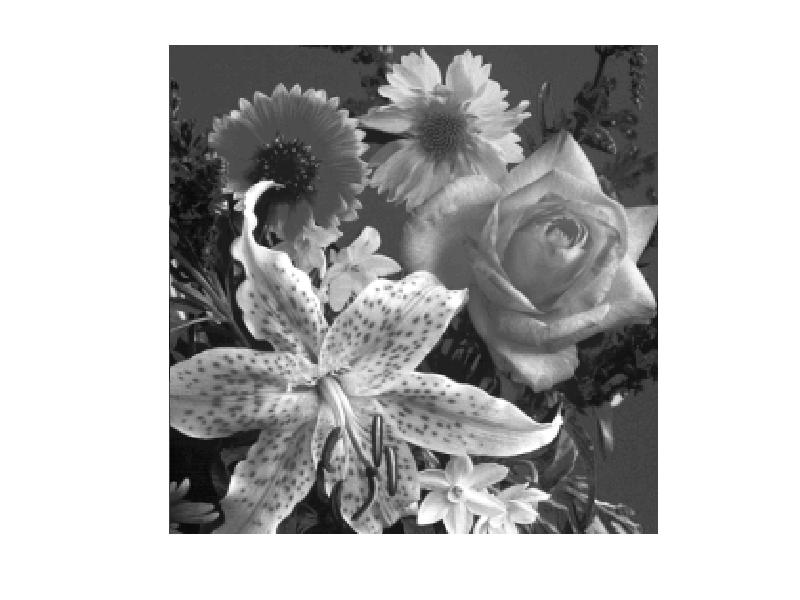
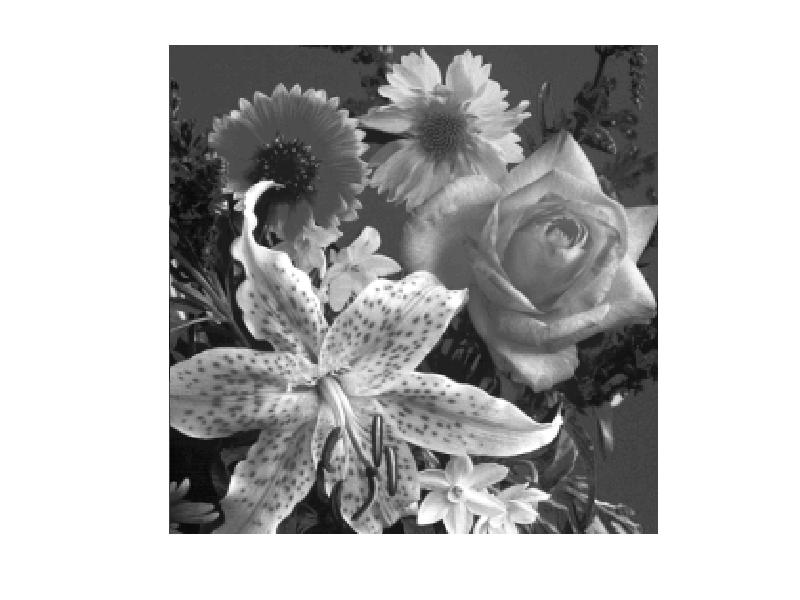

MATLAB code for these plots, in order:
clc;
close all;
clear;

Im=load('Eikona1.mat');
Id=Im.flower;
I=im2uint8(Id);
figure
imshow(I);

block_size=16;
%Plithos block ana diastash
dimensions1=round(size(I,1)/block_size);
dimensions2=round(size(I,2)/block_size);
blockCounter=dimensions1*dimensions2;

% Pseudotuxaioi-Kleidia antistoixishs block watermark sta block ths eikonas
blockIndex = randperm(dimensions1*dimensions2);

%%Dhmiourgia deiktwn block Ydatografhmatos
colsWaterBlockIndex=mod((blockIndex-1),dimensions2);
rowsWaterBlockIndex=zeros(1,length(blockIndex));

if block_size==32
    for i=1 : length(blockIndex)
            if (blockIndex(i)>=1 && blockIndex(i)<=8)
                rowsWaterBlockIndex(i)=0;
            elseif blockIndex(i)>=9 && blockIndex(i)<=16
                rowsWaterBlockIndex(i)=1;
            elseif blockIndex(i)>=17 && blockIndex(i)<=24
                rowsWaterBlockIndex(i)=2;
            elseif blockIndex(i)>=25 && blockIndex(i)<=32
                rowsWaterBlockIndex(i)=3;
            elseif blockIndex(i)>=33 && blockIndex(i)<=40
                rowsWaterBlockIndex(i)=4;
            elseif blockIndex(i)>=41 && blockIndex(i)<=48
                rowsWaterBlockIndex(i)=5;
            elseif blockIndex(i)>=49 && blockIndex(i)<=56
                rowsWaterBlockIndex(i)=6;
            else blockIndex(i)>=57;
                rowsWaterBlockIndex(i)=7;
            end
    end
    %%%Dhmiourgia deiktwn block Arxikhs Eikonas
    rowsImageBlockIndex=[zeros(1,dimensions1), ones(1,dimensions1),2*ones(1,dimensions1),3*ones(1,dimensions1),4*ones(1,dimensions1),5*ones(1,dimensions1),6*ones(1,dimensions1),7*ones(1,dimensions1)];
    colsImageBlockIndex=[0:1:(dimensions1-1),0:1:(dimensions1-1),0:1:(dimensions1-1),0:1:(dimensions1-1),0:1:(dimensions1-1),0:1:(dimensions1-1),0:1:(dimensions1-1),0:1:(dimensions1-1)];
else
   for i=1 : length(blockIndex)
        if blockIndex(i)>=1 && blockIndex(i)<=16
            rowsWaterBlockIndex(i)=0;
        elseif blockIndex(i)>=17 && blockIndex(i)<=32
            rowsWaterBlockIndex(i)=1;
        elseif blockIndex(i)>=33 && blockIndex(i)<=48
            rowsWaterBlockIndex(i)=2;
        elseif blockIndex(i)>=49 && blockIndex(i)<=64
            rowsWaterBlockIndex(i)=3;
        elseif blockIndex(i)>=65 && blockIndex(i)<=80
            rowsWaterBlockIndex(i)=4;
        elseif blockIndex(i)>=81 && blockIndex(i)<=96
            rowsWaterBlockIndex(i)=5;
        elseif blockIndex(i)>=97 && blockIndex(i)<=112
            rowsWaterBlockIndex(i)=6;
        elseif blockIndex(i)>=113 && blockIndex(i)<=128
            rowsWaterBlockIndex(i)=7;
        elseif blockIndex(i)>=129 && blockIndex(i)<=144
            rowsWaterBlockIndex(i)=8;
        elseif blockIndex(i)>=145 && blockIndex(i)<=160
            rowsWaterBlockIndex(i)=9;
        elseif blockIndex(i)>=161 && blockIndex(i)<=176
            rowsWaterBlockIndex(i)=10;
        elseif blockIndex(i)>=177 && blockIndex(i)<=192
            rowsWaterBlockIndex(i)=11;
        elseif blockIndex(i)>=193 && blockIndex(i)<=208
            rowsWaterBlockIndex(i)=12;
        elseif blockIndex(i)>=209 && blockIndex(i)<=224
            rowsWaterBlockIndex(i)=13;
        elseif blockIndex(i)>=225 && blockIndex(i)<=240
            rowsWaterBlockIndex(i)=14;
        else blockIndex(i)>=241;
            rowsWaterBlockIndex(i)=15;
        end
   end
   %%%Dhmiourgia deiktwn block Arxikhs Eikonas
    rowsImageBlockIndex=[zeros(1,dimensions1), ones(1,dimensions1),2*ones(1,dimensions1),3*ones(1,dimensions1),4*ones(1,dimensions1),5*ones(1,dimensions1),6*ones(1,dimensions1),7*ones(1,dimensions1),8*ones(1,dimensions1),9*ones(1,dimensions1),10*ones(1,dimensions1),11*ones(1,dimensions1),12*ones(1,dimensions1),13*ones(1,dimensions1),14*ones(1,dimensions1),15*ones(1,dimensions1)];
    colsImageBlockIndex=[0:1:(dimensions1-1), 0:1:(dimensions1-1), 0:1:(dimensions1-1), 0:1:(dimensions1-1), 0:1:(dimensions1-1), 0:1:(dimensions1-1), 0:1:(dimensions1-1), 0:1:(dimensions1-1), 0:1:(dimensions1-1), 0:1:(dimensions1-1), 0:1:(dimensions1-1), 0:1:(dimensions1-1), 0:1:(dimensions1-1), 0:1:(dimensions1-1), 0:1:(dimensions1-1), 0:1:(dimensions1-1)];

end

%%
co=zeros(block_size,block_size,blockCounter);
coAfter=zeros(block_size,block_size,blockCounter);

Water = randi([0 1], size(I,1),size(I,2));



for i = 1 : blockCounter
    ImageBlock=I((((1+(rowsImageBlockIndex(i)*block_size))):((1+rowsImageBlockIndex(i))*block_size)),((1+(colsImageBlockIndex(i)*block_size)):(1+colsImageBlockIndex(i))*block_size));
    coef=ImageBlock;
    co(:,:,i)=coef;

    WaterBlock=Water((((1+(rowsWaterBlockIndex(i)*block_size))):((1+rowsWaterBlockIndex(i))*block_size)),((1+(colsWaterBlockIndex(i)*block_size)):(1+colsWaterBlockIndex(i))*block_size));
    
    WatermarkedBlock=zeros(block_size,block_size);
    for k = 1 : block_size
        for l = 1 : block_size
            x=dec2bin(ImageBlock(k,l));
            if x(end)~= int2str(WaterBlock(k,l))
                if x(end)=='0'
                    ImageBlock(k,l)=ImageBlock(k,l)+1;
                else
                    ImageBlock(k,l)=ImageBlock(k,l)-1;
                end
            end
        end
    end
    coAfter(:,:,i)=ImageBlock;
    
    Nuulll(((1+rowsImageBlockIndex(i)*block_size):((1+rowsImageBlockIndex(i))*block_size)),((1+colsImageBlockIndex(i)*block_size):((1+colsImageBlockIndex(i))*block_size)))=ImageBlock;
end
figure
imshow(Nuulll)

WaterExt=zeros(size(I,1));

for i = 1 : blockCounter
    ImBlock=Nuulll((((1+(rowsImageBlockIndex(i)*block_size))):((1+rowsImageBlockIndex(i))*block_size)),((1+(colsImageBlockIndex(i)*block_size)):(1+colsImageBlockIndex(i))*block_size));
    New=zeros(block_size);
    for k=1 : block_size
        for l=1 : block_size
            x=dec2bin(ImBlock(k,l));
            New(k,l)=str2double(x(end));
        end
    end
    WaterExt((((1+(rowsWaterBlockIndex(i)*block_size))):((1+rowsWaterBlockIndex(i))*block_size)),((1+(colsWaterBlockIndex(i)*block_size)):(1+colsWaterBlockIndex(i))*block_size))=New;
end
Water-WaterExt
